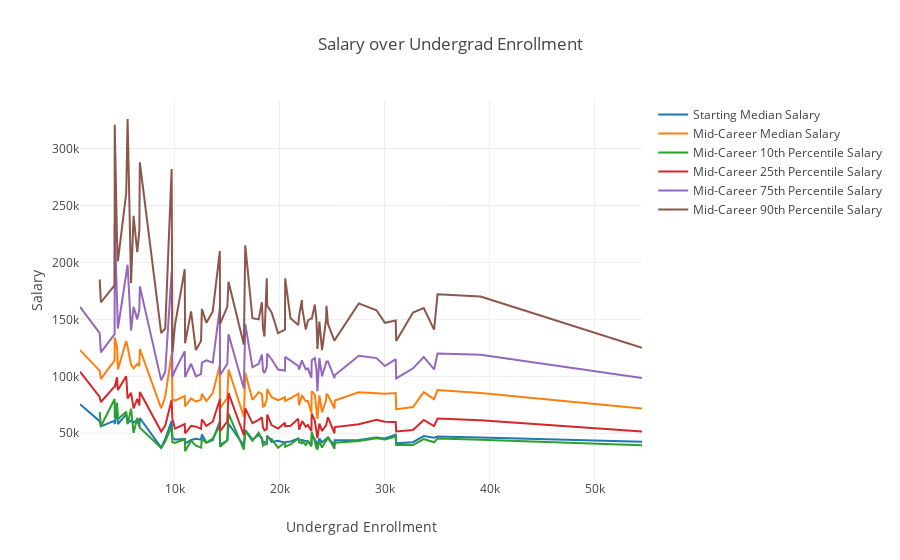

Notebook source saved alongside this figure:
### Code cell
info_enrollment= all_info.sort_values(by=['undergrad_enrollment'])
# trace = go.Scatter(x=rank_dp['rank'], y=rank_dp['Starting Median Salary'])
enrollment_trace_list = []
for i in info_enrollment.columns[3:9]:
    enrollment_trace_list.append(go.Scatter(x=info_enrollment['undergrad_enrollment'], y=info_enrollment[i], name = i))
    
layout = go.Layout(
    title='Salary over Undergrad Enrollment',
    xaxis = dict(title = 'Undergrad Enrollment'),
    yaxis = dict(title = 'Salary'),
)
fig = go.Figure(data=enrollment_trace_list, layout=layout)
py.offline.iplot(fig)

# trace_list

### Figure 1 — Plotly figure (JSON) as saved in the notebook; plotly's stock layout.template omitted (floating-point values rounded to 4 significant figures; data arrays with more than 128 entries replaced by an {"elided": "..."} marker saying what was removed)
{"data": [{"name": "Starting Median Salary", "type": "scatter", "uid": "26deb662-2d50-47ab-a4dc-ee6ba4d247c9", "x": {"elided": "268 int values"}, "y": {"elided": "268 int values"}}, {"name": "Mid-Career Median Salary", "type": "scatter", "uid": "9cc5a6cc-6875-4728-b81e-6e916051d476", "x": {"elided": "268 int values"}, "y": {"elided": "268 int values"}}, {"name": "Mid-Career 10th Percentile Salary", "type": "scatter", "uid": "6df616d7-12ee-4d8c-9b01-645295d40de0", "x": {"elided": "268 int values"}, "y": {"elided": "268 int values"}}, {"name": "Mid-Career 25th Percentile Salary", "type": "scatter", "uid": "f8fd948e-2ea2-43b0-874b-b9168c9e0768", "x": {"elided": "268 int values"}, "y": {"elided": "268 int values"}}, {"name": "Mid-Career 75th Percentile Salary", "type": "scatter", "uid": "e4767249-31b9-42f4-9104-b02eac3f9dbe", "x": {"elided": "268 int values"}, "y": {"elided": "268 int values"}}, {"name": "Mid-Career 90th Percentile Salary", "type": "scatter", "uid": "88db296b-fba5-4524-8cda-00b18afbf3af", "x": {"elided": "268 int values"}, "y": {"elided": "268 int values"}}], "layout": {"title": "Salary over Undergrad Enrollment", "xaxis": {"title": "Undergrad Enrollment"}, "yaxis": {"title": "Salary"}}}
